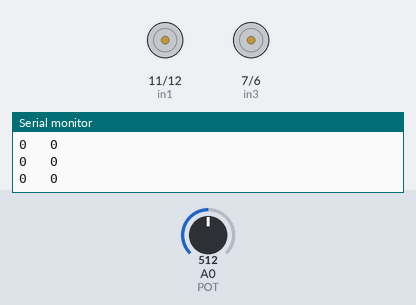
Bench run of a sketch on a simulated Arduino Uno, built with avr-gcc and run on an emulated ATmega328P. Shown: motor-driver pin pairs drawn as motors (green arrow = first pin HIGH = forward, orange = second pin HIGH = backward, longer = more drive, scaled by the enable pin), the last lines printed to the serial monitor. The inputs (shaded band) are chosen by the test bench; at power-on: A0 (POT) = 512.

Above: at 1.2 s.
1.3 s: A0 (POT) set to 513
2.8 s: A0 (POT) set to 306
At 3.2 s:
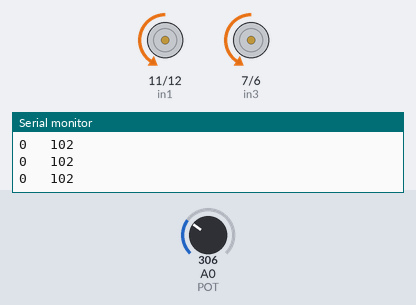
4.4 s: A0 (POT) set to 122
At 5.6 s:
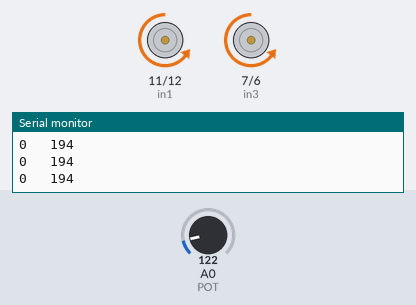
5.9 s: A0 (POT) set to 716
At 6.4 s:
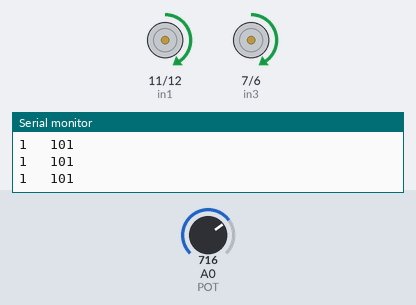
7.5 s: A0 (POT) set to 511
At 8.0 s:
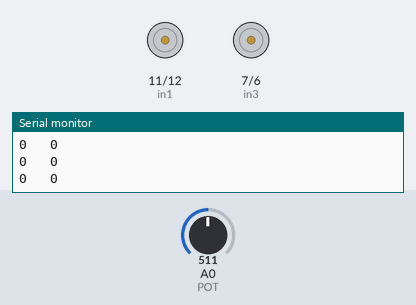
Timing chart, 0 to 10.0 s (numbered marks = the images above; inputs shaded):
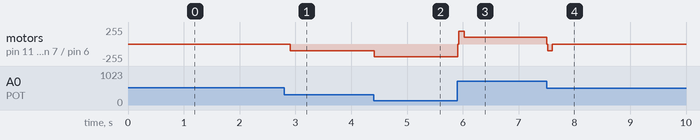

The sketch:

H_Bridge_motor_Driver_Part_3.ino
```cpp
//Pin definitions
const int enA = 9;

const int enB = 10;
const int in1 = 11;
const int in2 = 12;

const int in3 = 7;
const int in4 = 6;
const int POT = A0;

int motor_speed = 0;
//variable to check if motor is spinning forward or reverse
bool motor_state = true; //fwd = true
//variable to store previous motor state, used to check if motor state changes
bool prev_motor_state = true;

//if the motor goes forward set in1 and in3 to high
void set_motor_forward(){
  digitalWrite(in1, LOW);
  digitalWrite(in2, LOW);
  digitalWrite(in3, LOW);
  digitalWrite(in4, LOW);
  delay(20);

  digitalWrite(in1, HIGH);
  digitalWrite(in3, HIGH);
}

//if the motor is going reverse set in2 and in4 to high
void set_motor_reverse(){
  digitalWrite(in1, LOW);
  digitalWrite(in2, LOW);
  digitalWrite(in3, LOW);
  digitalWrite(in4, LOW);
  delay(20);

  digitalWrite(in2, HIGH);
  digitalWrite(in4, HIGH);
}


void setup() {
  pinMode(enA, OUTPUT);
  pinMode(in1, OUTPUT);
  pinMode(in2, OUTPUT);

  pinMode(enB, OUTPUT);
  pinMode(in3, OUTPUT);
  pinMode(in4, OUTPUT);
  pinMode(POT, INPUT);

  // ensure motors stopped
  digitalWrite(in1, LOW);
  digitalWrite(in2, LOW);
  digitalWrite(in3, LOW);
  digitalWrite(in4, LOW);
  delay(20);

  //start in the forward state
  digitalWrite(in1, HIGH);
  digitalWrite(in3, HIGH);
  Serial.begin(9600);
}
void loop() {
  //read potentiometer input
  motor_speed = analogRead(POT);
  //translate from 0 - 1023 to -512 - 511
  motor_speed = motor_speed-512;

  //if motor_speed is positive spin forward, if it is negative spin in reverse
  if(motor_speed > 0){
    motor_state = true;
  } else {
    motor_state = false;
  }

  //absolute value is used because only positive voltages can be output from the GPIO pins

  //if motor_state changes, then reverse the polarity of the current
  if(motor_state != prev_motor_state){
    if(motor_speed > 0){
      set_motor_forward();
      Serial.println("Forward ----------------------------------------------------------------------------------------------");
    } else {
      set_motor_reverse();
      Serial.println("--------------------------------------------------------------------------------Reverse");
    }
  }

  //rescale the potentiometer inputs (0 - ~512) to analogWrite outputs (0-255)
  motor_speed = fabs(motor_speed);

  motor_speed = motor_speed*255.0/512;

  Serial.print(motor_state);
  Serial.print("   ");
  Serial.println(motor_speed);
  analogWrite(enA,motor_speed);
  analogWrite(enB,motor_speed);

  //set previous motor state to current motor state
  prev_motor_state = motor_state;


}
```

Measured:
- after the input at 2.8 s, motor on pin 11 (in1) / pin 12 (in2), motor on pin 7 (in3) / pin 6 (in4): stopped → backward 102/255 after 0.10 s
- after the input at 4.4 s, motor on pin 11 (in1) / pin 12 (in2), motor on pin 7 (in3) / pin 6 (in4): backward 102/255 → backward 194/255 at once
- after the input at 5.9 s, motor on pin 11 (in1) / pin 12 (in2), motor on pin 7 (in3) / pin 6 (in4): backward 194/255 → forward 194/255 at once, → forward 101/255 0.12 s later
- after the input at 7.5 s, motor on pin 11 (in1) / pin 12 (in2), motor on pin 7 (in3) / pin 6 (in4): forward 101/255 → backward 101/255 at once, → stopped 0.10 s later
